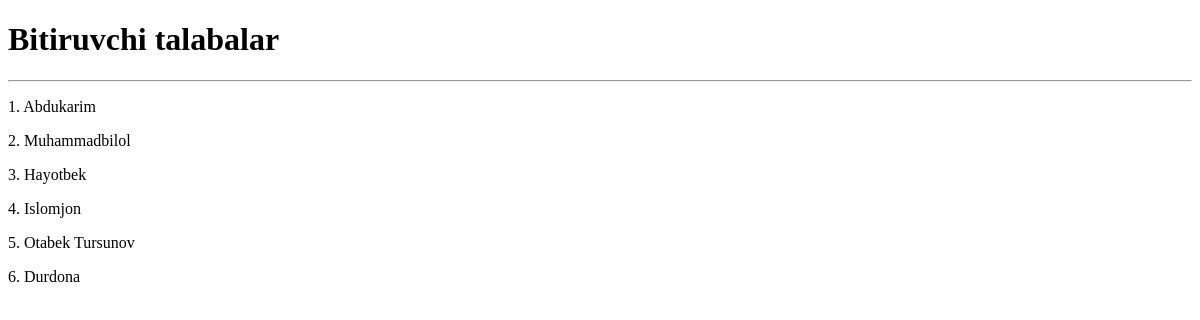
Page /bitiruvchilar/ on the earlier database version.
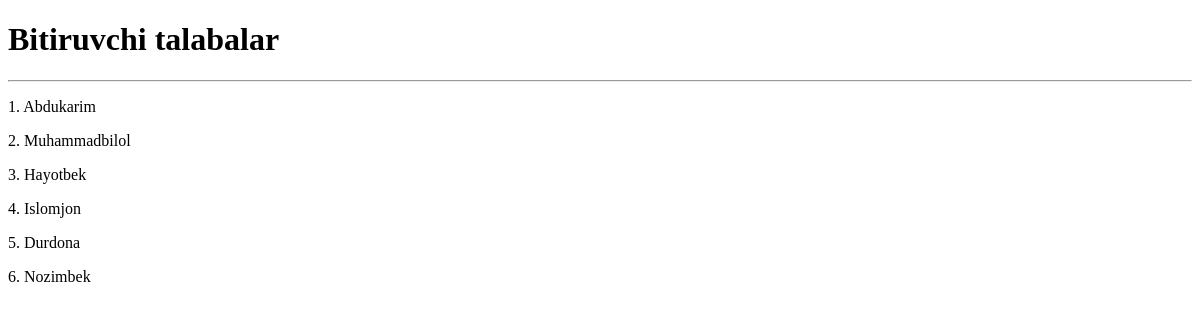
Same page on the later database version.
### main/models.py (models this page shows, shortened)
class Talaba(models.Model):
    ism = models.CharField(max_length=255)
    guruh = models.CharField(max_length=50)
    kurs = models.PositiveSmallIntegerField(
        validators=[MinValueValidator(1), MaxValueValidator(4)], default=1
    )
    kitob_soni = models.PositiveSmallIntegerField(default=0)
    class Meta:
        verbose_name_plural = "Talabalar"

### main/views.py (the view)
# urls.py: path('bitiruvchilar/', bitiruvchilar_view, name='bitiruvchilar'),
def bitiruvchilar_view(request):
    talabalar = Talaba.objects.filter(kurs=4)
    context = {
        'talabalar': talabalar,
    }
    return render(request, 'bitiruvchilar.html', context)

### templates/bitiruvchilar.html (shortened to what this page needs)
<!DOCTYPE html>
<html lang="en">
<head>
</head>
<body>
<h1>Bitiruvchi talabalar</h1>
<hr>
{% for talaba in talabalar %}
  <p>{{ forloop.counter }}. {{ talaba.ism }}</p>
{% endfor %}
</body>
</html>

Differences in the rows shown:
removed Talaba: ism "Otabek Tursunov"
added Talaba: ism "Nozimbek"
